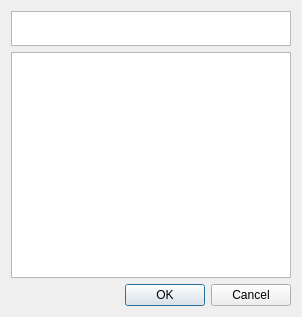
<?xml version="1.0" encoding="UTF-8"?>
<ui version="4.0">
 <class>RelayDialog</class>
 <widget class="QDialog" name="RelayDialog">
  <property name="geometry">
   <rect>
    <x>0</x>
    <y>0</y>
    <width>302</width>
    <height>317</height>
   </rect>
  </property>
  <property name="maximumSize">
   <size>
    <width>350</width>
    <height>800</height>
   </size>
  </property>
  <property name="windowTitle">
   <string>Dialog</string>
  </property>
  <property name="locale">
   <locale language="English" country="UnitedStates"/>
  </property>
  <layout class="QVBoxLayout" name="verticalLayout">
   <item>
    <widget class="QTextBrowser" name="txt">
     <property name="sizePolicy">
      <sizepolicy hsizetype="Expanding" vsizetype="Minimum">
       <horstretch>0</horstretch>
       <verstretch>0</verstretch>
      </sizepolicy>
     </property>
     <property name="minimumSize">
      <size>
       <width>100</width>
       <height>35</height>
      </size>
     </property>
     <property name="maximumSize">
      <size>
       <width>350</width>
       <height>35</height>
      </size>
     </property>
     <property name="font">
      <font>
       <pointsize>12</pointsize>
      </font>
     </property>
    </widget>
   </item>
   <item>
    <widget class="QListWidget" name="listWidget">
     <property name="minimumSize">
      <size>
       <width>100</width>
       <height>0</height>
      </size>
     </property>
     <property name="maximumSize">
      <size>
       <width>350</width>
       <height>16777215</height>
      </size>
     </property>
    </widget>
   </item>
   <item>
    <widget class="QDialogButtonBox" name="accept_reject_bar">
     <property name="orientation">
      <enum>Qt::Horizontal</enum>
     </property>
     <property name="standardButtons">
      <set>QDialogButtonBox::Cancel|QDialogButtonBox::Ok</set>
     </property>
    </widget>
   </item>
  </layout>
 </widget>
 <resources/>
 <connections>
  <connection>
   <sender>accept_reject_bar</sender>
   <signal>accepted()</signal>
   <receiver>RelayDialog</receiver>
   <slot>accept()</slot>
   <hints>
    <hint type="sourcelabel">
     <x>248</x>
     <y>254</y>
    </hint>
    <hint type="destinationlabel">
     <x>157</x>
     <y>274</y>
    </hint>
   </hints>
  </connection>
  <connection>
   <sender>accept_reject_bar</sender>
   <signal>rejected()</signal>
   <receiver>RelayDialog</receiver>
   <slot>reject()</slot>
   <hints>
    <hint type="sourcelabel">
     <x>316</x>
     <y>260</y>
    </hint>
    <hint type="destinationlabel">
     <x>286</x>
     <y>274</y>
    </hint>
   </hints>
  </connection>
 </connections>
</ui>
